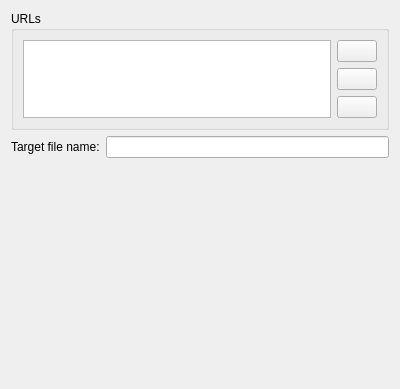
<ui version="4.0" >
 <class>HttpOptsWidget</class>
 <widget class="QWidget" name="HttpOptsWidget" >
  <property name="geometry" >
   <rect>
    <x>0</x>
    <y>0</y>
    <width>400</width>
    <height>389</height>
   </rect>
  </property>
  <property name="windowTitle" >
   <string>HTTP/FTP transfer options</string>
  </property>
  <layout class="QGridLayout" >
   <item row="0" column="0" colspan="2" >
    <widget class="QGroupBox" name="groupBox_2" >
     <property name="title" >
      <string>URLs</string>
     </property>
     <layout class="QGridLayout" >
      <item rowspan="3" row="0" column="0" >
       <widget class="QListWidget" name="listUrls" />
      </item>
      <item row="0" column="1" >
       <widget class="QPushButton" name="pushUrlAdd" >
        <property name="icon" >
         <iconset resource="gfx/resources.qrc" >:/menu/add.png</iconset>
        </property>
       </widget>
      </item>
      <item row="1" column="1" >
       <widget class="QPushButton" name="pushUrlEdit" >
        <property name="icon" >
         <iconset resource="gfx/resources.qrc" >:/menu/properties.png</iconset>
        </property>
       </widget>
      </item>
      <item row="2" column="1" >
       <widget class="QPushButton" name="pushUrlDelete" >
        <property name="icon" >
         <iconset resource="gfx/resources.qrc" >:/menu/delete.png</iconset>
        </property>
       </widget>
      </item>
     </layout>
    </widget>
   </item>
   <item row="1" column="0" >
    <widget class="QLabel" name="label_6" >
     <property name="text" >
      <string>Target file name:</string>
     </property>
    </widget>
   </item>
   <item row="1" column="1" >
    <widget class="QLineEdit" name="lineFileName" />
   </item>
   <item row="2" column="0" colspan="2" >
    <spacer>
     <property name="orientation" >
      <enum>Qt::Vertical</enum>
     </property>
     <property name="sizeHint" >
      <size>
       <width>254</width>
       <height>41</height>
      </size>
     </property>
    </spacer>
   </item>
  </layout>
 </widget>
 <resources>
  <include location="gfx/resources.qrc" />
 </resources>
 <connections>
  <connection>
   <sender>listUrls</sender>
   <signal>doubleClicked(QModelIndex)</signal>
   <receiver>pushUrlEdit</receiver>
   <slot>click()</slot>
   <hints>
    <hint type="sourcelabel" >
     <x>219</x>
     <y>77</y>
    </hint>
    <hint type="destinationlabel" >
     <x>363</x>
     <y>77</y>
    </hint>
   </hints>
  </connection>
 </connections>
</ui>
